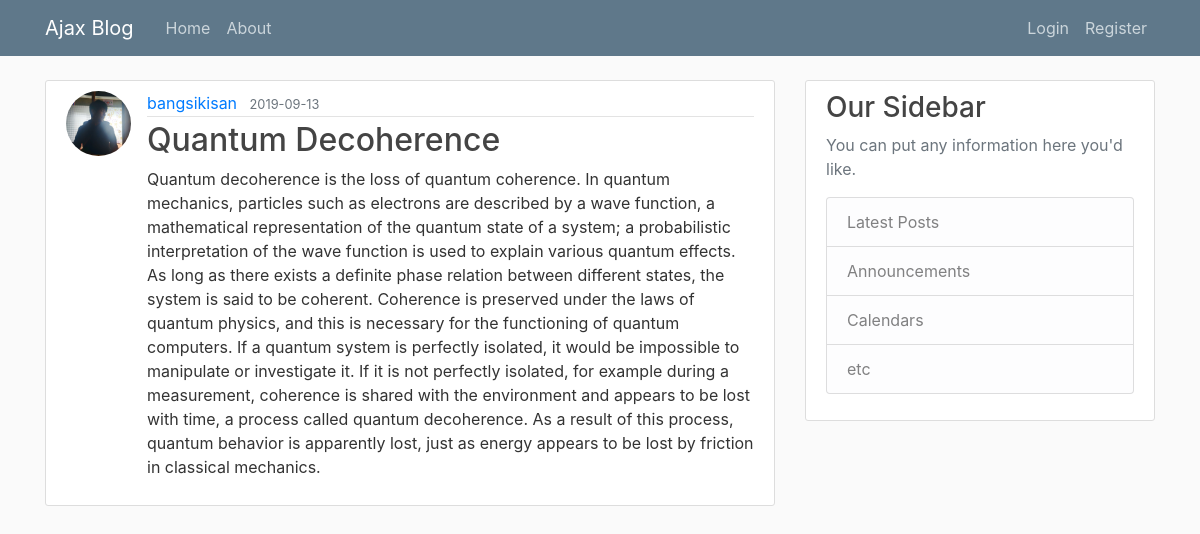
The app's page /post/4 with its own data.
### flaskblog/models.py (models this page shows, shortened)
class User(db.Model, UserMixin):
    id = db.Column(db.Integer, primary_key=True)
    username = db.Column(db.String(20), unique=True, nullable=False)
    email = db.Column(db.String(120), unique=True, nullable=False)
    image_file =  db.Column(db.String(20), nullable=False, default='default.jpg')
    password =  db.Column(db.String(60), nullable=False)
    posts = db.relationship('Post', backref='author', lazy=True)

class Post(db.Model):
    id = db.Column(db.Integer, primary_key=True)
    title = db.Column(db.String(100), nullable=False)
    date_posted = db.Column(db.DateTime, nullable=False, default=datetime.utcnow)
    content = db.Column(db.Text, nullable=False)
    user_id = db.Column(db.Integer, db.ForeignKey('user.id'), nullable=False)

### flaskblog/routes.py (the view)
@app.route('/post/<int:post_id>')
def post(post_id):
    post = Post.query.get_or_404(post_id)
    return render_template('post.html', title=post.title, post=post)

### flaskblog/templates/post.html (shortened to what this page needs)
{% extends 'layout.html' %}
{% block content %}
<article class="media content-section">
    <img class="rounded-circle article-img" src="{{ url_for('static', filename='profile_pics/' + post.author.image_file) }}"></img>
        <div class="media-body">
            <div class="article-metadata">
                <a class="mr-2" href="#">{{ post.author.username }}</a>
                <small class="text-muted">{{ post.date_posted.strftime('%Y-%m-%d') }}</small>
            </div>
            <h2 class="article-title">{{ post.title }}</h2>
            <p class="article-content">{{ post.content }}</p>
        </div>
</article>
{% endblock content %}

### flaskblog/static/main.css (style rules this page uses)
body { background: #fafafa; color: #333333; margin-top: 5rem; }
h1, h2, h3, h4, h5, h6 { color: #444444; }
.content-section { background: #ffffff; padding: 10px 20px; border: 1px solid #dddddd; border-radius: 3px; margin-bottom: 20px; }
.article-title { color: #444444; }
.article-content { white-space: pre-line; }
.article-img { height: 65px; width: 65px; margin-right: 16px; }
.article-metadata { padding-bottom: 1px; margin-bottom: 4px; border-bottom: 1px solid #e3e3e3 }

### records on screen
User: image_file (picture), author.username "bangsikisan"
Post: date_posted "2019-09-13", title "Quantum Decoherence", content "Quantum decoherence is the loss of quantum coherence. In quantum mechanics, particles such as electrons are described by a wave function, a mathematical representation of the quantum state of a system; a probabilistic interpretation of the wave function is used to explain various quantum effects. As long as there exists a definite phase relation between different states, the system is said to be coherent. Coherence is preserved under the laws of quantum physics, and this is necessary for the functioning of quantum computers. If a quantum system is perfectly isolated, it would be impossible to manipulate or investigate it. If it is not perfectly isolated, for example during a measurement,…"
